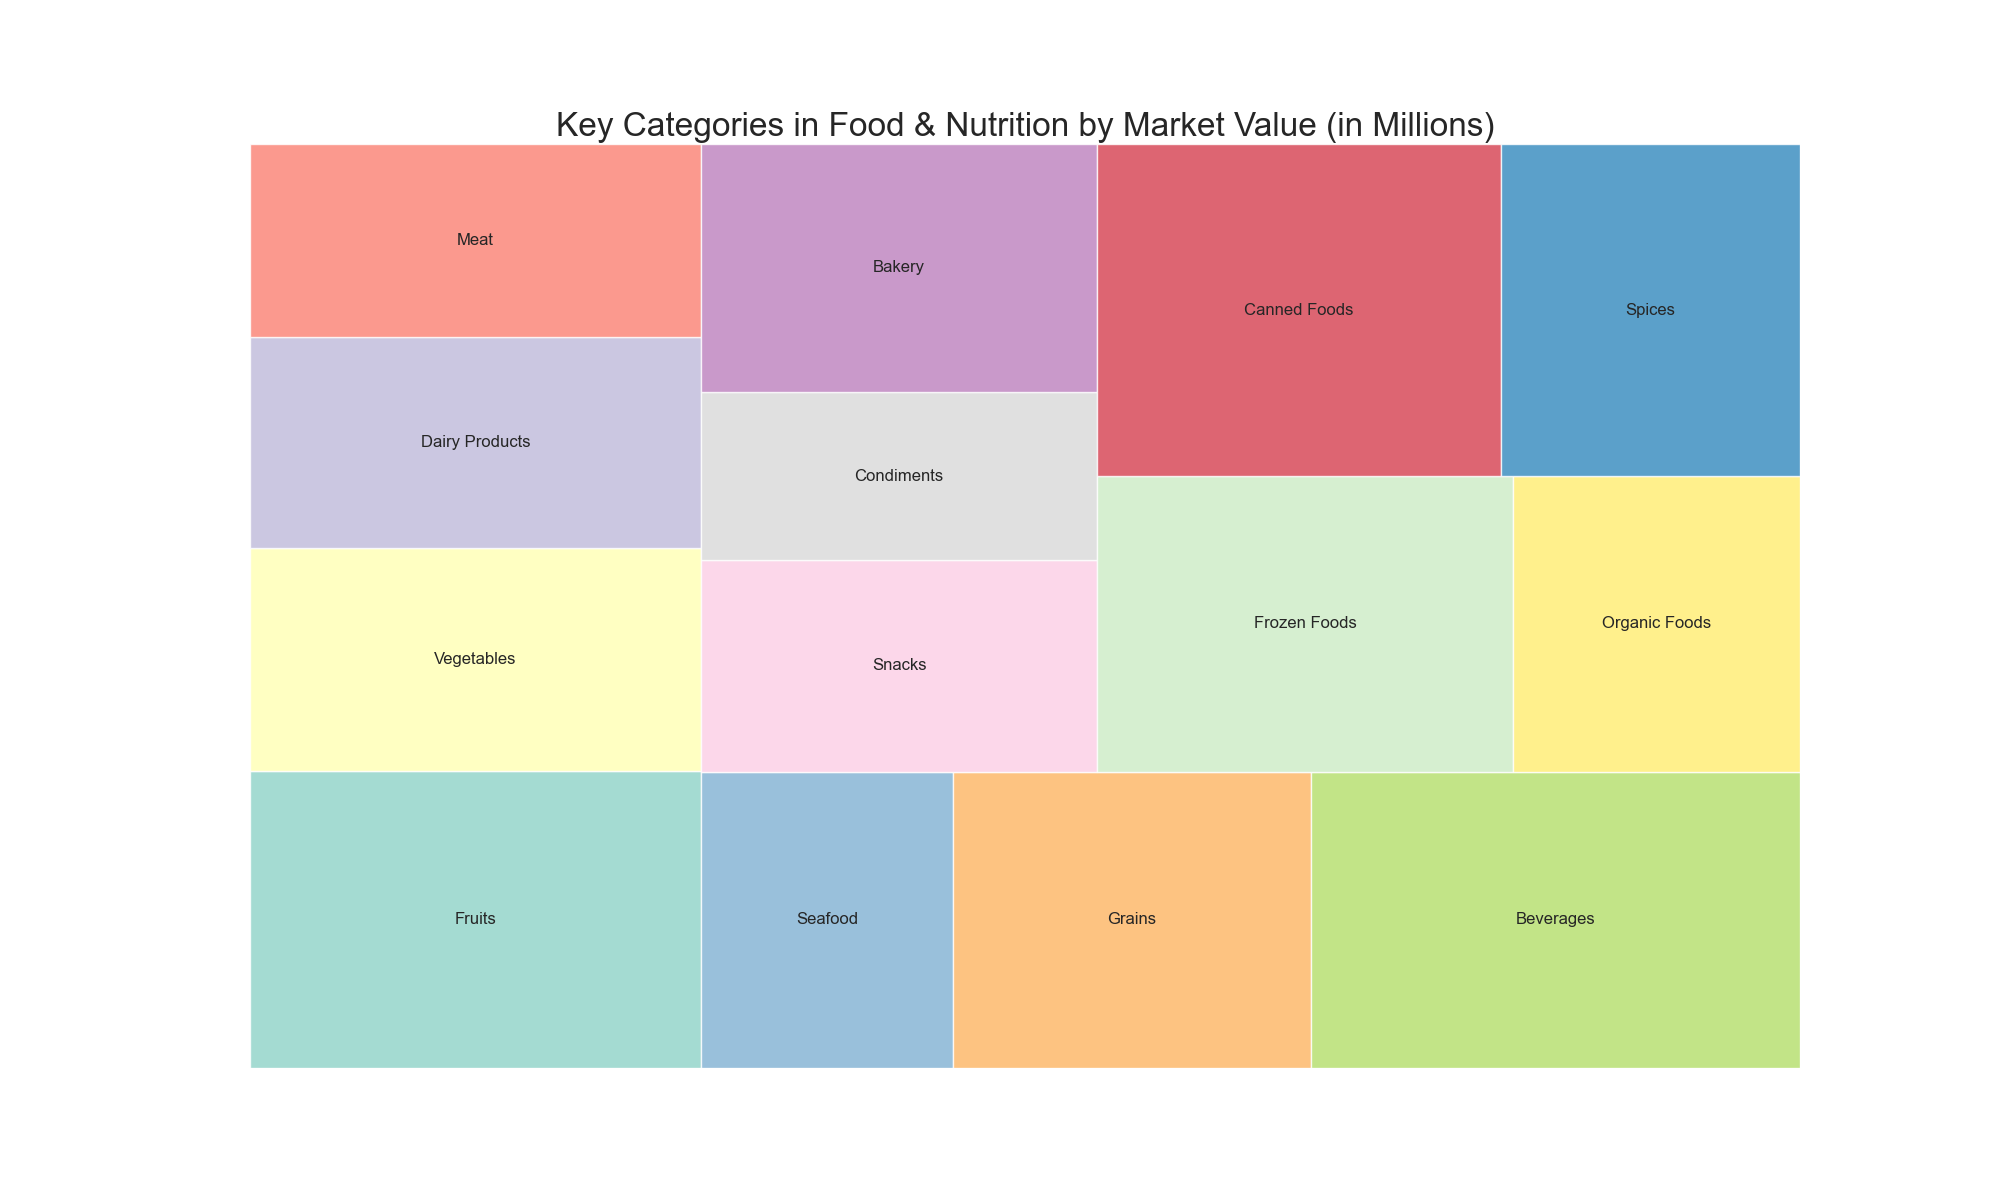

The script that drew this image:

import matplotlib.pyplot as plt
import pandas as pd
import squarify

# Define the data
data = {
    'Category': [
        'Fruits', 'Vegetables', 'Dairy Products', 'Meat', 
        'Seafood', 'Grains', 'Beverages', 'Snacks', 
        'Condiments', 'Bakery', 'Frozen Foods', 'Organic Foods', 
        'Canned Foods', 'Spices'
    ],
    'Value': [
        1200, 900, 850, 780, 670, 950, 1300, 750, 600, 880, 1100, 760, 1200, 890
    ]
}

# Create a DataFrame
df = pd.DataFrame(data)

# Create a color palette
colors = [
    '#8DD3C7', '#FFFFB3', '#BEBADA', '#FB8072', '#80B1D3', 
    '#FDB462', '#B3DE69', '#FCCDE5', '#D9D9D9', '#BC80BD', 
    '#CCEBC5', '#FFED6F', '#D53E4F', '#3288BD'
]

# Define size of the figure
plt.figure(figsize=(20, 12))

# Plot the treemap with the specified colors and data
squarify.plot(sizes=df['Value'], label=df['Category'], color=colors, alpha=0.8)

plt.title('Key Categories in Food & Nutrition by Market Value (in Millions)', fontsize=24)
plt.axis('off')
plt.show()
